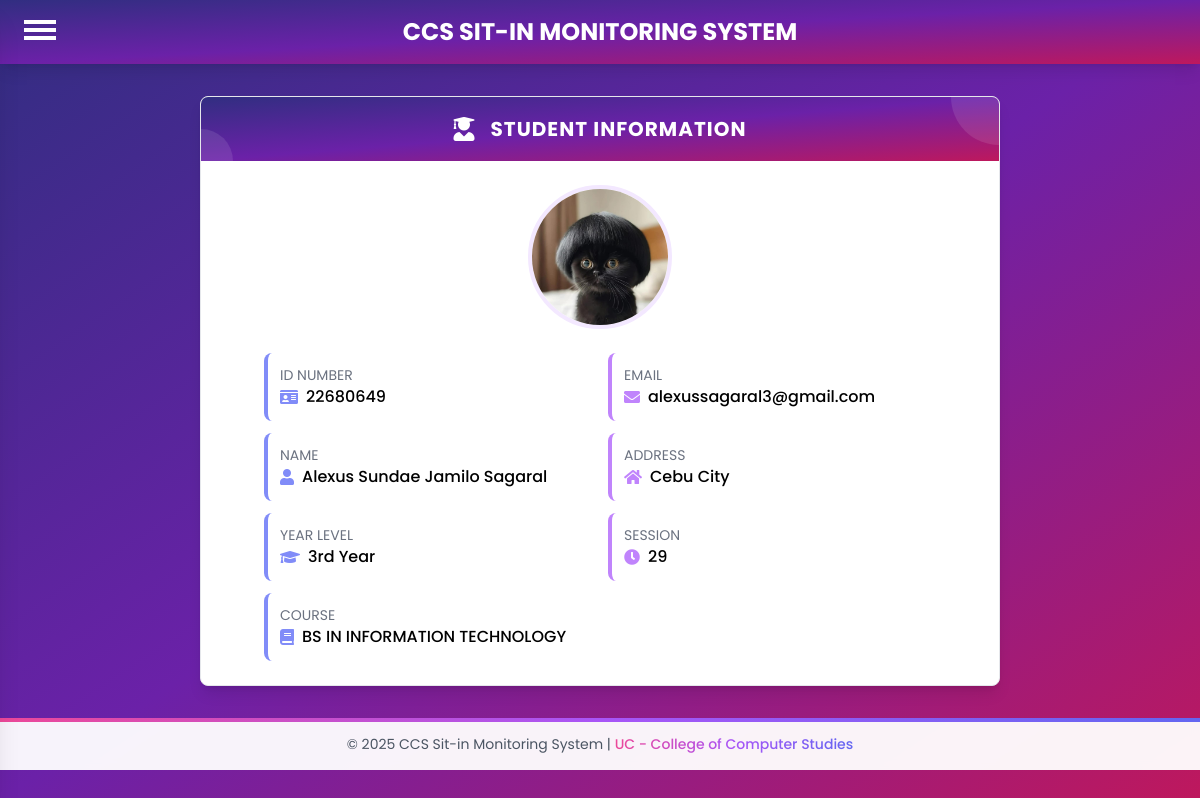
Screenshot of /user/profile.php (signed in) with the database file from the repository.
### tables this page shows
CREATE TABLE `users` (
  `STUD_NUM` int(11) NOT NULL,
  `IDNO` int(11) NOT NULL,
  `LAST_NAME` varchar(30) NOT NULL,
  `FIRST_NAME` varchar(30) NOT NULL,
  `MID_NAME` varchar(30) NOT NULL,
  `COURSE` enum('BS IN ACCOUNTANCY','BS IN BUSINESS ADMINISTRATION','BS IN CRIMINOLOGY','BS IN CUSTOMS ADMINISTRATION','BS IN INFORMATION TECHNOLOGY','BS IN COMPUTER SCIENCE','BS IN OFFICE ADMINISTRATION','BS IN SOCIAL WORK','BACHELOR OF SECONDARY EDUCATION','BACHELOR OF ELEMENTARY EDUCATION') NOT NULL,
  `YEAR_LEVEL` enum('1st Year','2nd Year','3rd Year','4th Year') NOT NULL,
  `USER_NAME` varchar(30) NOT NULL,
  `PASSWORD_HASH` varchar(255) NOT NULL,
  `UPLOAD_IMAGE` longblob DEFAULT NULL,
  `EMAIL` varchar(30) NOT NULL,
  `ADDRESS` varchar(255) NOT NULL,
  `SESSION` int(11) NOT NULL DEFAULT 30,
  `POINTS` int(5) NOT NULL
);

### user/profile.php (the view, shortened to what this page needs)
<?php
require '../db.php';
$userId = isset($_SESSION['user_id']) ? $_SESSION['user_id'] : null;
if ($userId) {
    $stmt = $conn->prepare("SELECT IDNO, LAST_NAME, FIRST_NAME, MID_NAME, COURSE, YEAR_LEVEL, EMAIL, ADDRESS, UPLOAD_IMAGE, SESSION FROM users WHERE STUD_NUM = ?");
    $stmt->bind_param("i", $userId);
    $stmt->execute();
    $stmt->bind_result($idNo, $lastName, $dbFirstName, $midName, $course, $yearLevel, $email, $address, $userImage, $session);
    $profileImage = !empty($userImage) ? '../images/' . $userImage : "../images/image.jpg";
    $fullName = trim("$dbFirstName $midName $lastName");
}
?>
<!DOCTYPE html>
<html lang="en">
<head>
    <link rel="stylesheet" href="https://cdnjs.cloudflare.com/ajax/libs/font-awesome/5.15.4/css/all.min.css">
    <script src="https://cdn.tailwindcss.com"></script>
</head>
<body class="bg-gradient-to-br from-indigo-900 via-purple-800 to-pink-700 min-h-screen font-poppins">
    <div class="text-center text-white font-bold text-2xl py-4 relative shadow-lg" style="background: linear-gradient(to bottom right, rgb(49, 46, 129), rgb(107, 33, 168), rgb(190, 24, 93))">
        CCS SIT-IN MONITORING SYSTEM
        <div class="absolute top-4 left-6 cursor-pointer" onclick="toggleNav(this)">
            <div class="bar1 w-8 h-1 bg-white my-1 transition-all duration-300"></div>
            <div class="bar2 w-8 h-1 bg-white my-1 transition-all duration-300"></div>
            <div class="bar3 w-8 h-1 bg-white my-1 transition-all duration-300"></div>
        </div>
    </div>
    <div class="w-11/12 md:w-8/12 mx-auto my-8 bg-white rounded-lg shadow-lg overflow-hidden border border-gray-200">
        <div class="text-white p-4 flex items-center justify-center relative overflow-hidden" style="background: linear-gradient(to bottom right, rgb(49, 46, 129), rgb(107, 33, 168), rgb(190, 24, 93))">
            <div class="absolute top-0 right-0 w-24 h-24 bg-white/10 rounded-full -translate-y-1/2 translate-x-1/2"></div>
            <div class="absolute bottom-0 left-0 w-16 h-16 bg-white/10 rounded-full translate-y-1/2 -translate-x-1/2"></div>
            <i class="fas fa-user-graduate text-2xl mr-4 relative z-10"></i>
            <h2 class="text-xl font-bold tracking-wider uppercase relative z-10">Student Information</h2>
        </div>
        <div class="p-6">
            <div class="flex justify-center mb-6">
                <div class="w-36 h-36 rounded-full overflow-hidden border-4 border-purple-100 pulse-image">
                    <img src="<?php echo htmlspecialchars($profileImage); ?>" alt="Student Image" class="w-full h-full object-cover">
                </div>
            </div>
            <div class="grid grid-cols-1 md:grid-cols-2 gap-4 max-w-2xl mx-auto">
                <div class="space-y-3">
                    <div class="hover-row rounded-lg p-3 border-l-4 border-indigo-400">
                        <p class="text-sm text-gray-500">ID NUMBER</p>
                        <div class="flex items-center">
                            <i class="fas fa-id-card text-indigo-400 mr-2"></i>
                            <p class="font-medium"><?php echo htmlspecialchars($idNo); ?></p>
                        </div>
                    </div>
                    <div class="hover-row rounded-lg p-3 border-l-4 border-indigo-400">
                        <p class="text-sm text-gray-500">NAME</p>
                        <div class="flex items-center">
                            <i class="fas fa-user text-indigo-400 mr-2"></i>
                            <p class="font-medium"><?php echo htmlspecialchars($fullName); ?></p>
                        </div>
                    </div>
                    <div class="hover-row rounded-lg p-3 border-l-4 border-indigo-400">
                        <p class="text-sm text-gray-500">YEAR LEVEL</p>
                        <div class="flex items-center">
                            <i class="fas fa-graduation-cap text-indigo-400 mr-2"></i>
                            <p class="font-medium"><?php echo htmlspecialchars($yearLevel); ?></p>
                        </div>
                    </div>
                    <div class="hover-row rounded-lg p-3 border-l-4 border-indigo-400">
                        <p class="text-sm text-gray-500">COURSE</p>
                        <div class="flex items-center">
                            <i class="fas fa-book text-indigo-400 mr-2"></i>
                            <p class="font-medium"><?php echo htmlspecialchars($course); ?></p>
                        </div>
                    </div>
                </div>
                <div class="space-y-3">
                    <div class="hover-row rounded-lg p-3 border-l-4 border-purple-400">
                        <p class="text-sm text-gray-500">EMAIL</p>
                        <div class="flex items-center">
                            <i class="fas fa-envelope text-purple-400 mr-2"></i>
                            <p class="font-medium"><?php echo htmlspecialchars($email); ?></p>
                        </div>
                    </div>
                    <div class="hover-row rounded-lg p-3 border-l-4 border-purple-400">
                        <p class="text-sm text-gray-500">ADDRESS</p>
                        <div class="flex items-center">
                            <i class="fas fa-home text-purple-400 mr-2"></i>
                            <p class="font-medium"><?php echo htmlspecialchars($address); ?></p>
                        </div>
                    </div>
                    <div class="hover-row rounded-lg p-3 border-l-4 border-purple-400">
                        <p class="text-sm text-gray-500">SESSION</p>
                        <div class="flex items-center">
                            <i class="fas fa-clock text-purple-400 mr-2"></i>
                            <p class="font-medium"><?php echo htmlspecialchars($session); ?></p>
                        </div>
                    </div>
                </div>
            </div>
        </div>
    </div>
    <div class="py-4 px-6 bg-white/95 backdrop-blur-sm mt-8 relative">
        <div class="absolute inset-x-0 top-0 h-1 bg-gradient-to-r from-pink-500 via-purple-500 to-indigo-500"></div>
        <p class="text-center text-sm text-gray-600">
            &copy; 2025 CCS Sit-in Monitoring System | <span class="gradient-text font-medium">UC - College of Computer Studies</span>
        </p>
    </div>
</body>
</html>

### user/profile.php (style rules this page uses)
.gradient-text { background: linear-gradient(to right, #ec4899, #a855f7, #6366f1); -webkit-background-clip: text; -webkit-text-fill-color: transparent; background-clip: text; display: inline-block; }
.pulse-image { animation: pulse-border 2s infinite; }

### rows the page displays
users: UPLOAD_IMAGE (picture), IDNO "22680649", fullName "Alexus Sundae Jamilo Sagaral", YEAR_LEVEL "3rd Year", COURSE "BS IN INFORMATION TECHNOLOGY", EMAIL "alexussagaral3@gmail.com", ADDRESS "Cebu City", SESSION "29"
